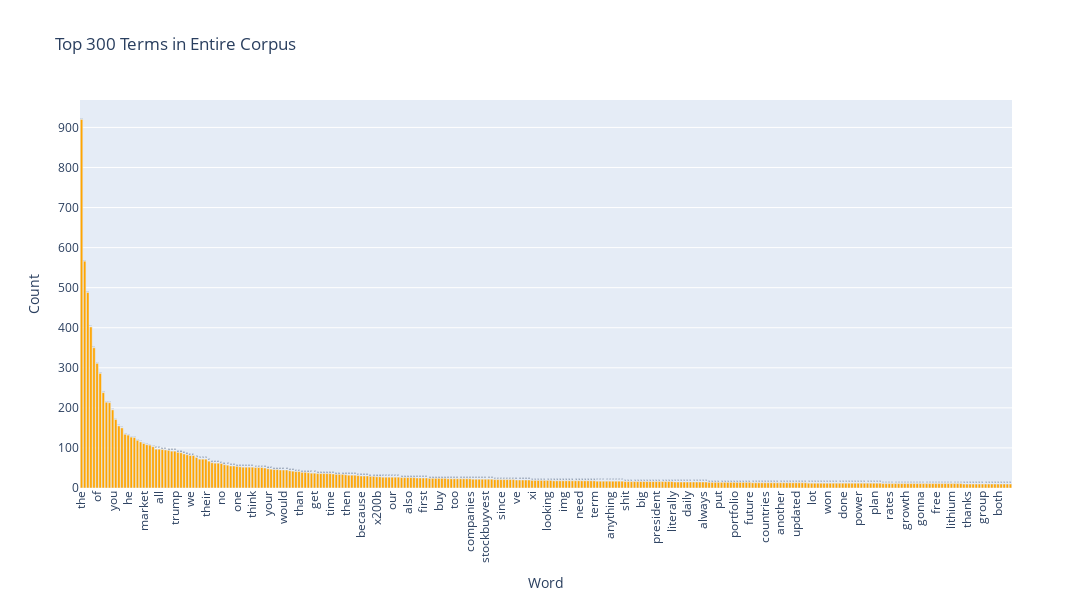

Source (notebook cell):
### Code cell
# Exercise 12 

import plotly.express as px

# Compute term frequencies over the entire corpus
term_frequencies = np.array(X_counts.sum(axis=0)).flatten()  # sum over all documents

# Select top 300 terms
top_n = 300
top_indices = term_frequencies.argsort()[-top_n:][::-1]  # descending order

terms_to_plot = count_vect.get_feature_names_out()[top_indices]
freqs_to_plot = term_frequencies[top_indices]

# Create DataFrame for Plotly
df_plotly = pd.DataFrame({
    'Term': terms_to_plot,
    'Frequency': freqs_to_plot
})

# Interactive bar chart
fig = px.bar(df_plotly,
             x='Term', y='Frequency',
             title=f'Top {top_n} Terms in Entire Corpus',
             text='Frequency',
             labels={'Frequency':'Count', 'Term':'Word'})

# Layout adjustments
fig.update_traces(marker_color='orange', textposition='outside')
fig.update_layout(xaxis_tickangle=-90, width=1200, height=600)
fig.show()

### Figure 1 — Plotly figure (JSON) as saved in the notebook; plotly's stock layout.template omitted (floating-point values rounded to 4 significant figures; data arrays with more than 128 entries replaced by an {"elided": "..."} marker saying what was removed)
{"data": [{"hovertemplate": "Word=%{x}<br>Count=%{text}<extra></extra>", "legendgroup": "", "marker": {"color": "orange", "pattern": {"shape": ""}}, "name": "", "orientation": "v", "showlegend": false, "text": {"elided": "300 float values"}, "textposition": "outside", "type": "bar", "x": {"elided": "300 str values"}, "xaxis": "x", "y": {"elided": "300 int values"}, "yaxis": "y"}], "layout": {"barmode": "relative", "height": 600, "legend": {"tracegroupgap": 0}, "title": {"text": "Top 300 Terms in Entire Corpus"}, "width": 1200, "xaxis": {"anchor": "y", "domain": [0, 1], "tickangle": -90, "title": {"text": "Word"}}, "yaxis": {"anchor": "x", "domain": [0, 1], "title": {"text": "Count"}}}}
